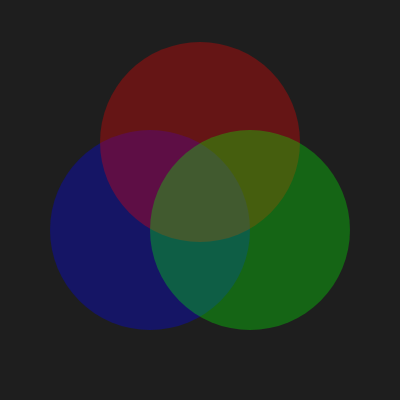
Frame 1 (no input)
Frame 60 (no input): identical to frame 1, image omitted
Frame 120 (the mouse pressed at the canvas centre since frame 60): identical to frame 1, image omitted

The p5.js sketch that drew this single still picture (run headless with seeded random() and noise() and a simulated clock; from frame 60 on, the mouse is pressed at the canvas centre):

// p5.js sketch
// ── sketch.js
function setup() {
  createCanvas(400, 400);
}

function draw() {
  background(30);
  noStroke();
  fill(0,0,255,80);
  ellipse(150,230,200,200);
  fill(255,0,0,80);
  ellipse(200,142,200,200);
  fill(0,255,0,80);
  ellipse(250,230,200,200);
  
}
